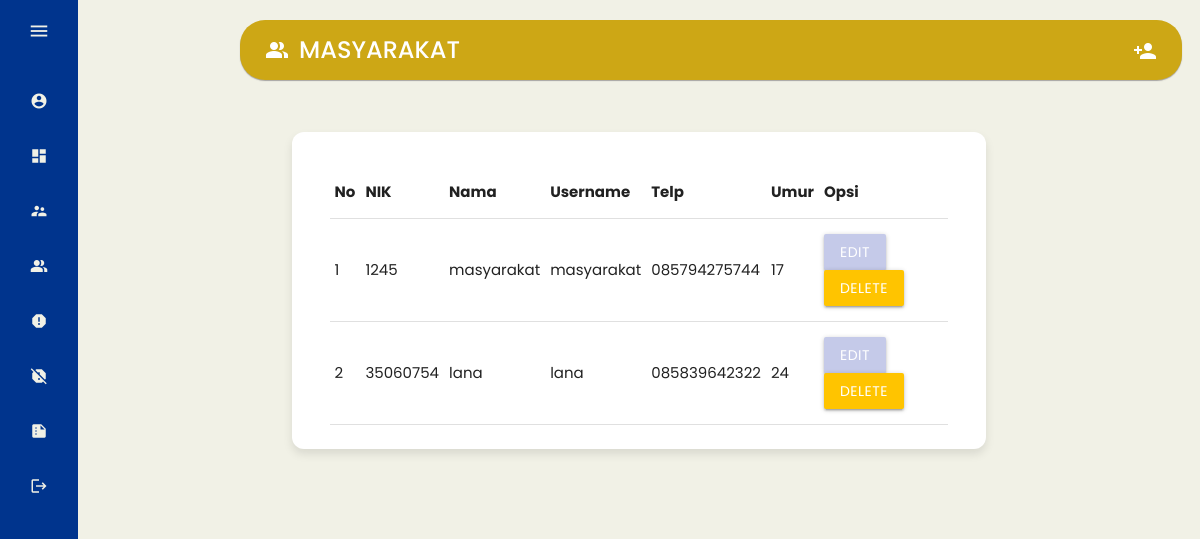
Page /page/admin/index.php?p=masyarakat (signed in) on the committed database.
### tables this page shows
CREATE TABLE `masyarakat` (
  `nik` varchar(16) NOT NULL,
  `nama` varchar(35) NOT NULL,
  `username` varchar(25) NOT NULL,
  `password` varchar(255) NOT NULL,
  `telp` varchar(13) NOT NULL,
  `umur` int(11) NOT NULL
);

### page/admin/masyarakat.php (the view, shortened to what this page needs)
<section class="home_content">
    <nav>
        <div class="sidebar-button">
             <i class="material-icons small">people_alt</i>
		    <span class="white-text center-align">MASYARAKAT</span>
        </div>
        <div class="icon">
            <a class="waves-effect waves-light modal-trigger" href="#modal1"><i class='material-icons small'>person_add</i></a>
        </div>
    </nav>
    <div class="container">
        <div class="row">
            <div class="col card-small">
                <div class="card card-small">
                    <div class="card-content">
                            <table id="example" class="display" width="100%">
                            <thead>
                                <tr>
                                        <th>No</th>
                                        <th>NIK</th>
                                        <th>Nama</th>
                                        <th>Username</th>
                                        <th>Telp</th>
                                        <th>Umur</th>
                                        <th>Opsi</th>
                                </tr>
                            </thead>
                            <tbody>
                            <?php
                                $no=1;
                                $query = mysqli_query($koneksi,"SELECT * FROM masyarakat ORDER BY nik ASC");
		                        while ($r=mysqli_fetch_assoc($query)) { ?>
                                <tr>
                                    <td><?php echo $no++; ?></td>
                                    <td><?php echo $r['nik']; ?></td>
                                    <td><?php echo $r['nama']; ?></td>
                                    <td><?php echo $r['username']; ?></td>
                                    <td><?php echo $r['telp']; ?></td>
                                    <td><?php echo $r['umur'];?></td>
                                    <td>
                                        <a class="btn indigo lighten-4 modal-trigger" href="#regis_edit?nik=<?php echo $r['nik'] ?>">Edit</a>
                                        <a onclick="return confirm('Anda Yakin Ingin Menghapus Y/N')" class="btn amber accent-3" href="index.php?p=regis_hapus&nik=<?php echo $r['nik'] ?>">Delete</a>
                                    </td>
                                    </tr>
                                    <?php
                                            }
                                    ?>
                            </tbody>
                        </table>
                    </div>
                </div>
            </div>
        </div>
    </div>
</section>

### css/styleadmin.css (style rules this page uses)
* { margin: 0; padding: 0; box-sizing: border-box; font-family: "Poppins" , sans-serif; }
:root { --black-color:#11101d; --white-color: #F1F1E6; --light-black: #F1F1E6; --blue-color:#00348d; --dark-yellow: #CDA715; }
body { position: relative; min-height: 100vh; width: 100%; overflow: hidden; }
.home_content { position:absolute; height:100%; width:calc(100% - 78px); left:78px; background:var(--light-black); padding:20px; transition:all 0.5s ease; }
.home_content nav { display: flex; justify-content: space-between; height: 60px; background: var(--dark-yellow); width:calc(85% - 78px); align-items: center; position: fixed; border-radius: 25px; left: 240px; z-index: 100; padding: 0 25px 0 25px; box-shadow: 0 1px 1px rgba(149, 147, 147, 0.815); transition: all 0.5s ease; }
.home_content nav .sidebar-button { display: flex; align-items: center; font-size: 24px; font-weight: 500; }
nav .sidebar-button i { font-size: 35px; margin-right: 10px; }
.home_content .container { position: relative; padding-top: 104px; }
.container .row { display: flex; align-items: center; justify-content: space-between; flex-wrap: wrap; padding: 0 20px; margin-bottom: 26px; }
.row .card { display: flex; align-items: center; justify-content: center; background: #fff; padding: 10px 14px 0 ; border-radius: 12px; box-shadow: 0 5px 10px rgba(0,0,0,0.1); }

### rows in the picture
masyarakat: nik "1245", nama "masyarakat", username "masyarakat", telp "085794275744", umur "17"
masyarakat: nik "35060754", nama "lana", username "lana", telp "085839642322", umur "24"
